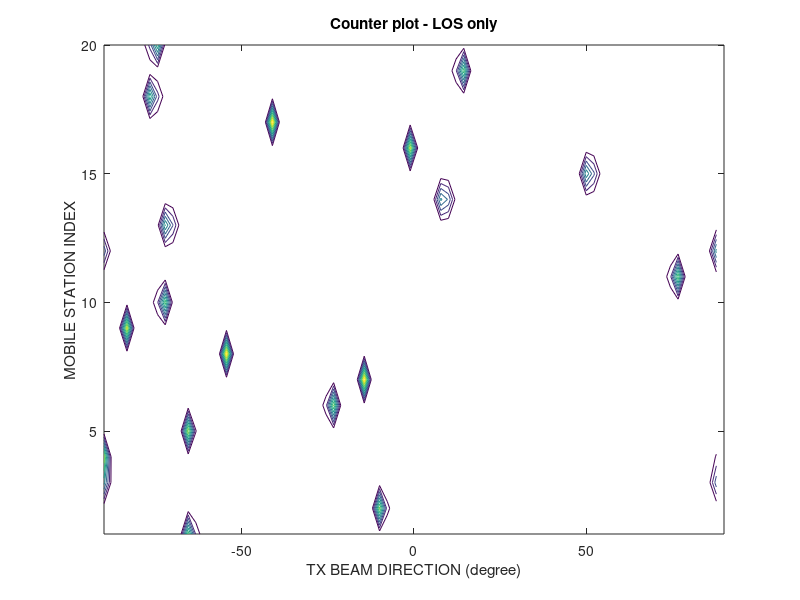
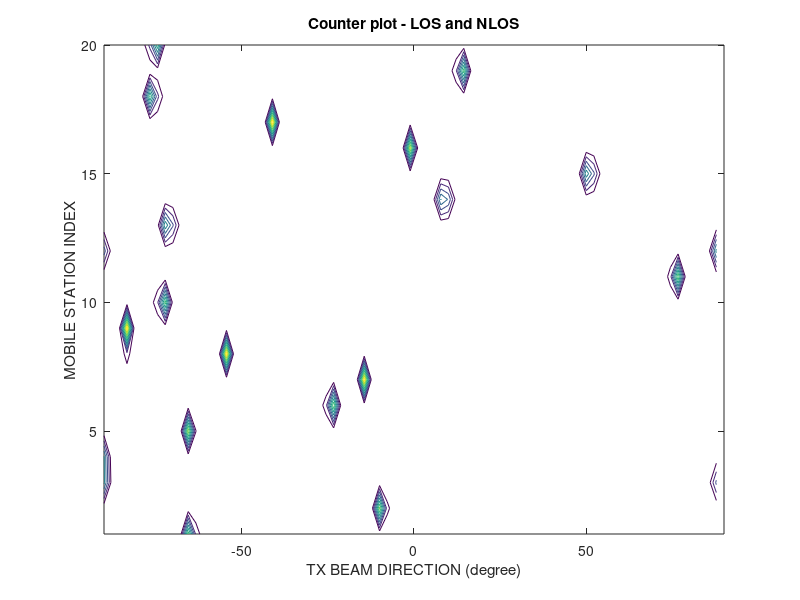
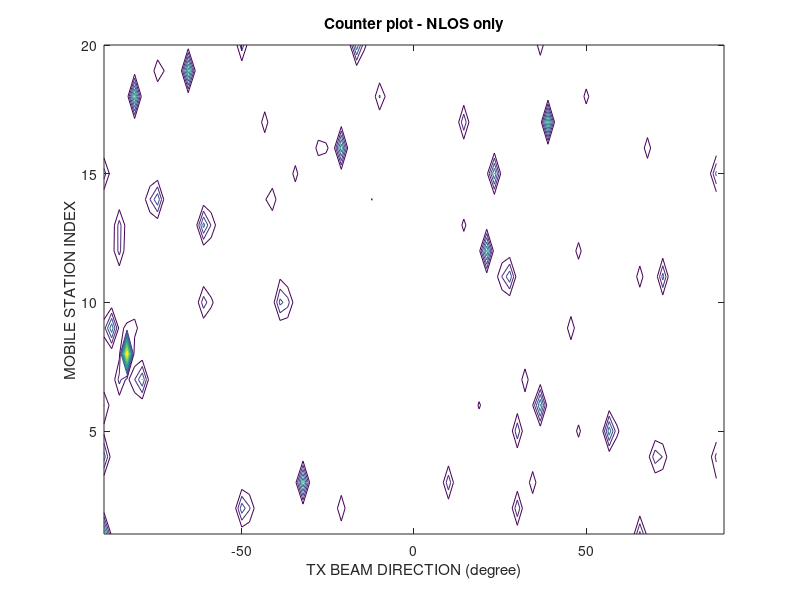
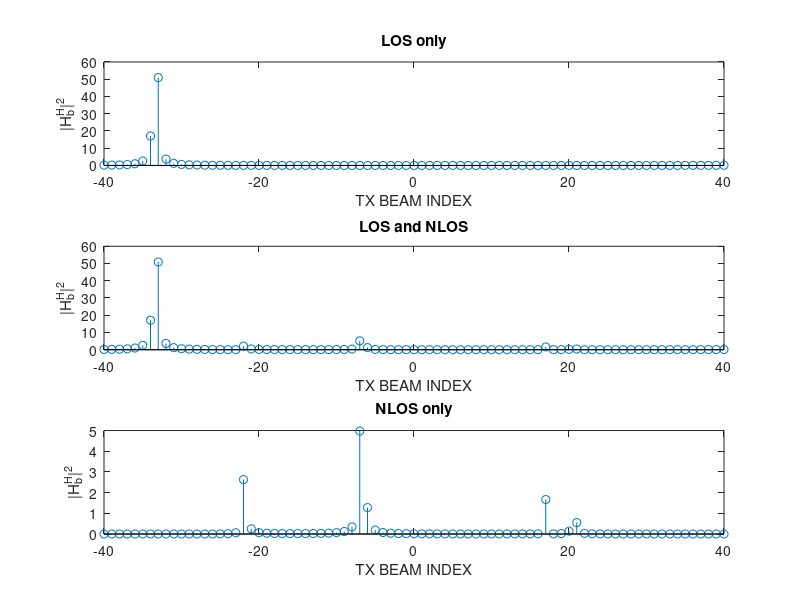

These figures' MATLAB source, in order:
clc
clear

Nt = 81; Nr = 1;  % Number of antenna at Tx and Rx
K = 20; % Number of user
L = 5; % Number of path
PL = [1, 0.1, 0.3, 0.2, 0.15]; % Path losses

phi = rand(K, L)*pi - pi/2; % K users' azimuth in radian in [-pi/2, pi/2]
phi_degree = phi*180/pi;
theta = 0.5*sin(phi);
U = zeros(Nt, Nt);
I = zeros(Nt, 1);
a = zeros(Nt, L);
beta = zeros(L, 1);

% % Parameters for path loss model
% % 28GHz, TX height=7, Rx height=1.5
% alpha = 75.85; % in dB
% beta_bar = 3.73;
% d = 100; % TRSep
% PL_dB = alpha + 3.73*10*log(d);
% PL = 10^(-PL_dB/10);

% Beam index set
for l=1:Nt
    I(l) = (l-1) - (Nt-1)/2;
end

% Channel matrix
H_LOS = [];
H_NLOS = [];
H = [];

for k = 1:K
    for l = 1:L
        beta(l) = PL(l)*exp(-1i*2*pi*rand(1));
    end
    for n = 1:Nt
        for l = 1:L
            a(n, l) = exp(-1i*2*pi*theta(k,l)*I(n));
        end
    end
    h_k_LOS = beta(1)*a(:, 1);
    H_LOS = horzcat(H_LOS, h_k_LOS);
    h_k_NLOS = zeros(Nt, 1);
    for i = 2:L
        h_k_NLOS = h_k_NLOS + beta(i)*a(:, i);
    end
    H_NLOS = horzcat(H_NLOS, h_k_NLOS);
    H = H_LOS + H_NLOS;
end

% DFT matrix
for i = 1:Nt
    for j = 1:Nt
        U(i,j) = exp(-1i*2*pi*I(i)*I(j)/Nt)/sqrt(Nt);
    end
end

% Beamspace channel
H_b_LOS = ctranspose(U)*H_LOS; % LOS only
H_b_LOS_power = abs(ctranspose(H_b_LOS)).^2;

H_b = ctranspose(U)*H; % LOS and NLOS
H_b_power = abs(ctranspose(H_b)).^2;

H_b_NLOS = ctranspose(U)*H_NLOS; % NLOS only
H_b_NLOS_power = abs(ctranspose(H_b_NLOS)).^2;


figure(1)
contour(-90/Nt+180/Nt*I, 1:K, H_b_LOS_power);
title('Counter plot - LOS only');
xlabel('TX BEAM DIRECTION (degree)');
ylabel('MOBILE STATION INDEX');
axis([-90, 90 -inf, inf]);

figure(2)
contour(-90/Nt+180/Nt*I, 1:K, H_b_power);
title('Counter plot - LOS and NLOS');
xlabel('TX BEAM DIRECTION (degree)');
ylabel('MOBILE STATION INDEX');
axis([-90, 90 -inf, inf]);

figure(3)
contour(-90/Nt+180/Nt*I, 1:K, H_b_NLOS_power);
title('Counter plot - NLOS only');
xlabel('TX BEAM DIRECTION (degree)');
ylabel('MOBILE STATION INDEX');
axis([-90, 90 -inf, inf]);

figure(4)
for i=1:K
    subplot(3, 1, 1);
    stem(I, H_b_LOS_power(i, :));
    title('LOS only');
    xlabel('TX BEAM INDEX');
    ylabel('|H_b^H|^2');
    
    subplot(3, 1, 2);
    stem(I, H_b_power(i, :));
    title('LOS and NLOS');
    xlabel('TX BEAM INDEX');
    ylabel('|H_b^H|^2');
    
    subplot(3, 1, 3);
    stem(I, H_b_NLOS_power(i, :));
    title('NLOS only');
    xlabel('TX BEAM INDEX');
    ylabel('|H_b^H|^2');
    hold off
end





% for i = 1:K
%     polarplot(-pi/2:pi/(Nt-1):pi/2, H_b_LOS_power(i, :));
%     hold on
% %     stem(I, H_b_power(i, :));
% end
%rlim([0.5 0])
